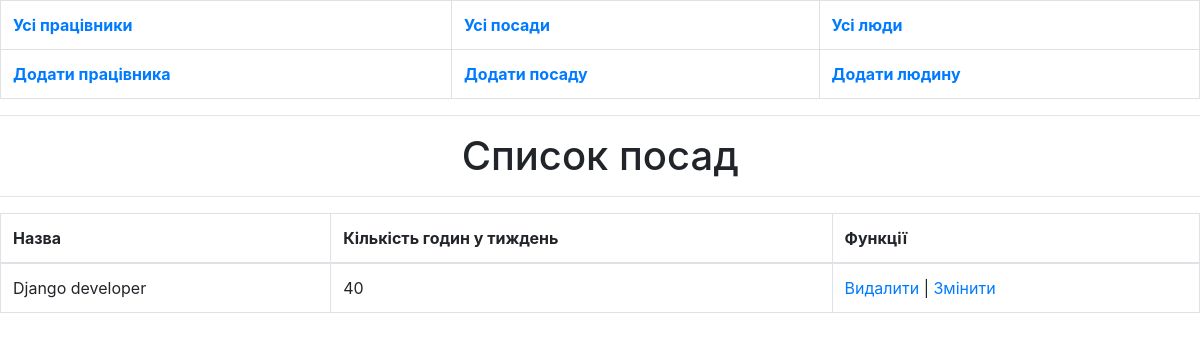
Before: /position/ with the older database file.
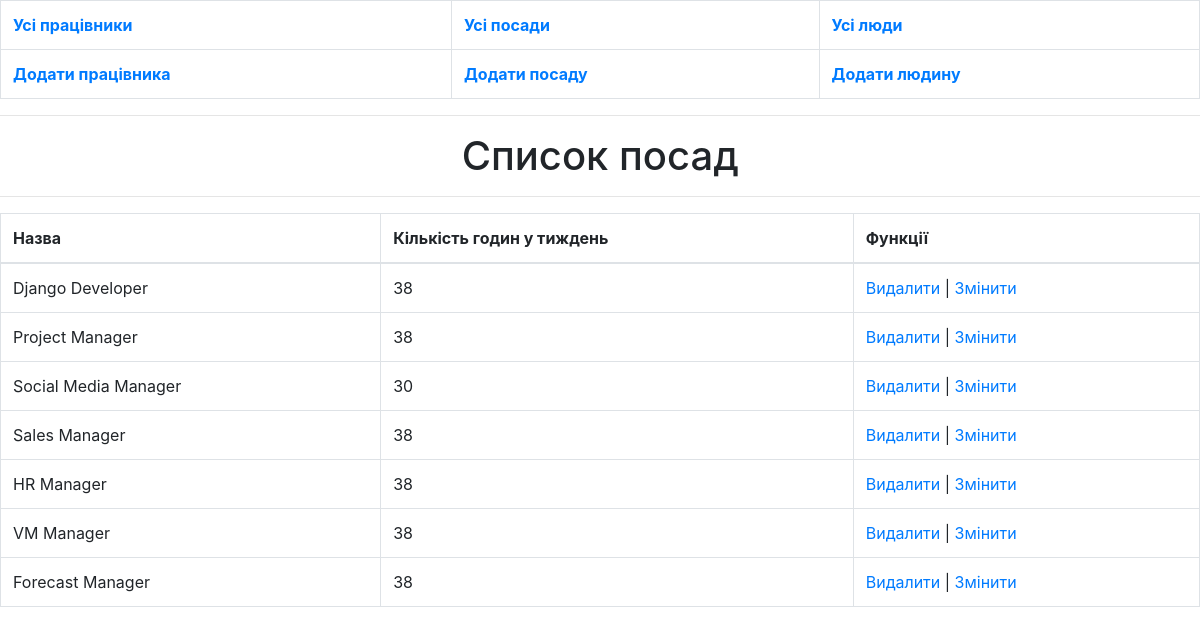
After: the same page with the newer database file.
### employee/models.py (models this page shows, shortened)
class Position(models.Model):
    name_position = models.CharField(max_length=100, verbose_name='Назва посади')
    count_hours_in_week = models.PositiveIntegerField(verbose_name='Кількість годин на тиждень')

### employee/views.py (the view)
# urls.py: path('position/', views.position, name='position'),
def position(request):
    positions = Position.objects.all()
    return render(request, 'positions.html', {'positions': positions})

### employee/templates/positions.html (shortened to what this page needs)
{% extends 'base.html' %}
{%block content%}
<h1 class="text-center">Список посад</h1>
<hr>
<table class="table table-bordered">
    <thead>
    <tr>
        <th>Назва</th>
        <th>Кількість годин у тиждень</th>
        <th>Функції</th>
    </tr>
    </thead>
    {% for position in positions %}
    <tr>
        <td>{{position.name_position}}</td>
        <td>{{position.count_hours_in_week}}</td>
        <td>
            <a href="{% url 'position_delete' position.id %}">Видалити</a> |
            <a href="{% url 'position_edit' position.id %}">Змінити</a>
        </td>
    </tr>
    {% endfor %}
</table>
{% endblock %}

Changed rows visible on the page:
changed Position: name_position "Django developer" → "Django Developer"; count_hours_in_week "40" → "38"
added Position: name_position "Project Manager", count_hours_in_week "38"
added Position: name_position "Social Media Manager", count_hours_in_week "30"
added Position: name_position "Sales Manager", count_hours_in_week "38"
added Position: name_position "HR Manager", count_hours_in_week "38"
added Position: name_position "VM Manager", count_hours_in_week "38"
added Position: name_position "Forecast Manager", count_hours_in_week "38"
